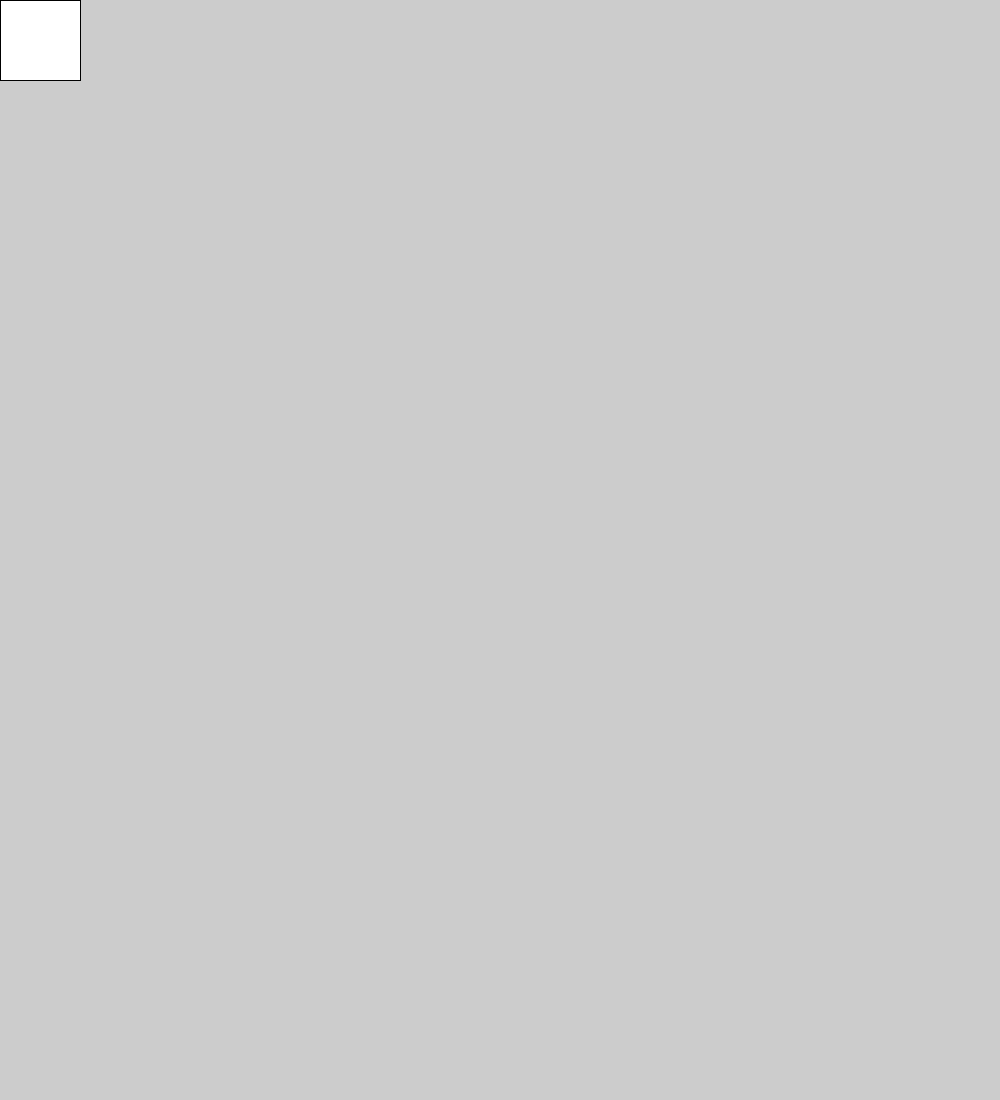
Frame 1 (no input)
Frame 60 (the mouse pressed at the canvas centre just before this capture): identical to frame 1, image omitted
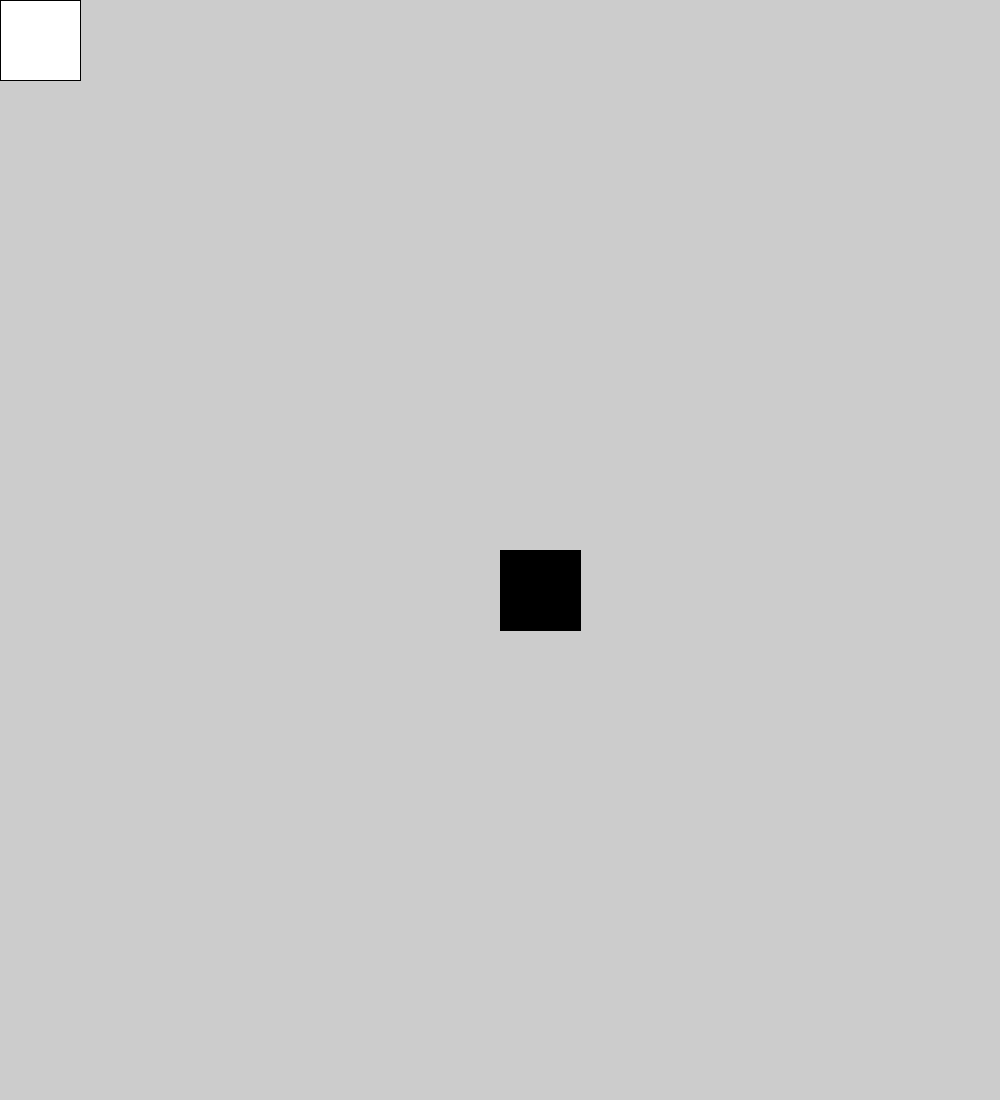
Frame 120 (the mouse held since frame 60 and released just before this capture)

The Processing sketch that drew these frames (run headless with seeded random() and noise(); from frame 60 on, the mouse is pressed at the canvas centre):

// Processing sketch: circles_pde
// ── circles_pde.pde
void setup() {
  size(1000, 1100);
}

void draw() {
  if (mousePressed) {
    fill(0);
  } else {
    fill(255);
  }
  rect(mouseX, mouseY, 80, 80);
}
